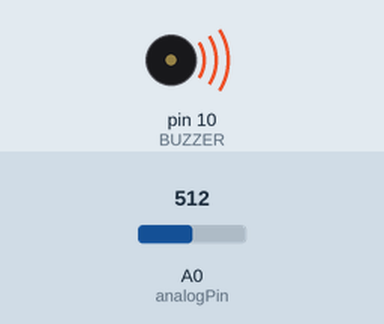
A sketch run on a simulated Arduino Uno, built with avr-gcc and run on an emulated ATmega328P. Parts: buzzer (waves = sounding). The inputs (shaded band) are chosen by the test bench; at power-on: A0 (analogPin) = 512.

Above: at 0.15 s.
At 4.8 s:
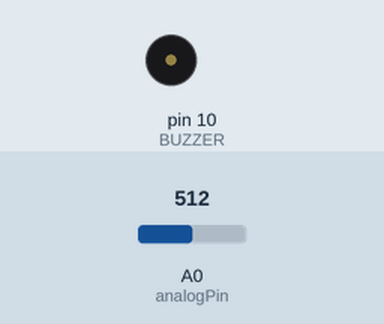
Timing chart, 0 to 5.9 s (numbered marks = the images above):
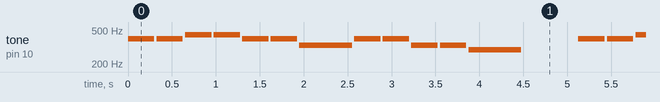

Measured:
- by itself, tone on pin 10 (BUZZER): plays 393 Hz for 0.30 s, 393 Hz for 0.30 s, 440 Hz for 0.30 s, 440 Hz for 0.30 s, 393 Hz for 0.30 s, 393 Hz for 0.30 s … (306 notes in this stretch)

The sketch:

sketch_apr19a.ino
```cpp
const int BUZZER = 10;

char note[] = "ggaaggeggeed ggaaggegedec ";
char beat[] = "11111121111221111112111122";
int note_length = sizeof(note)/sizeof(note[0])-1;
int tempo = 300;

int freq(char note) {
  char note_name[] = { 'c','d', 'e','f','g', 'a', 'b', 'C'};
  int note_freq[] = { 262, 294, 330, 349, 393, 440, 494, 523};
  for (int i = 0; i < sizeof(note_name) /sizeof(note_name[0]); i++) {
    if (note_name[i] == note) {
      return note_freq[i];
    }
  }
}

int duration(char beat) {
  return beat - '0';
}

const int analogPin = A0;

void setup() {
  Serial.begin(115200);
}

int i = 0;

void loop() {
  int analogValue = analogRead(analogPin);


   if (i==note_length) {
    i=0;
  }

  if(note[i] != ' ') {
      tone (BUZZER, freq(note[i]));
    }
    delay( tempo*duration (beat[i]));
    noTone (BUZZER);
    delay(analogValue/20);
    i++;

}
```
